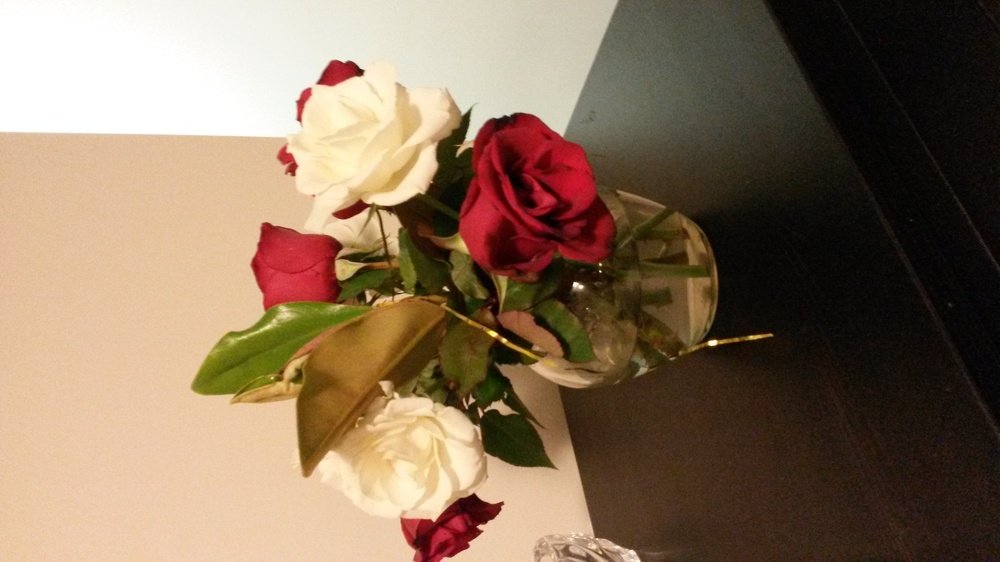
#> input picture images/20141226_222803.jpg, 1000 x 562 px, shrunk from 3264 x 1836 before the run
$ python display_rgb_sobel.py ../images/20141226_222803.jpg   (older library calls are emulated)
#> lines starting #> are read from the running program, lines starting #| are printed output that depends on the picture
#!/usr/bin/env python

from __future__ import print_function

import sys

import matplotlib.cm as cm
import matplotlib.figure as plotfig
import matplotlib.pyplot as plotter
import numpy as np

from scipy import misc as scipy_misc
from skimage.filter import sobel

IMG_FNAME = sys.argv[1]
img = scipy_misc.imread(IMG_FNAME)
#> img is the input picture: shape (562, 1000, 3); mean R, G, B 136.3, 113.9, 91.7

if img.dtype == np.uint8:
    mmm_fmt = "%d/%d/%d"
else:
    mmm_fmt = "%.1f/%.1f/%.1f"
info = "Image: shape=%s, dtype=%s, max/mean/min = " + mmm_fmt
print(info % (img.shape, img.dtype, img.max(), img.mean(), img.min()))
#| Image: shape=(562, 1000, 3), dtype=uint8, max/mean/min = 255/113/0


def add_subplot(fig, plot_shape, subplot_idx, img, subplot_title,
        do_plot_hist=False, cmap=None):
    (num_rows, num_cols) = plot_shape
    sub = fig.add_subplot(num_rows, num_cols, subplot_idx+1)
    if do_plot_hist:
        sub.hist(img.ravel(), bins=255, histtype='step', color='black')
        sub.set_xticklabels([])
        sub.set_yticklabels([])
    else:
        sub.axis("off")
        sub.imshow(img, cmap)

    sub.set_title(subplot_title,
            # For more info on the `fontdict` parameter, see:
            #  http://matplotlib.sourceforge.net/api/pyplot_api.html#matplotlib.pyplot.text
            fontdict=dict(size="small"))

    return sub

plot_title = "Show R, G, B channels"
# Remove all the wasted space around the plot.
subplot_params = plotfig.SubplotParams(
        left=0.02, bottom=0.02, right=0.98, top=0.96)
fig = plotter.figure(plot_title, frameon=False, subplotpars=subplot_params)

plot_shape = (2, 2)
add_subplot(fig, plot_shape, 0, img, "colour")

for i, chan_name in enumerate("RGB"):
    chan = sobel(img[...,i])
    add_subplot(fig, plot_shape, i+1, chan, chan_name)#, cmap=cm.Greys_r)
#> this loop made 3 passes
#> pass 1, `chan = sobel(img[...,i])`:
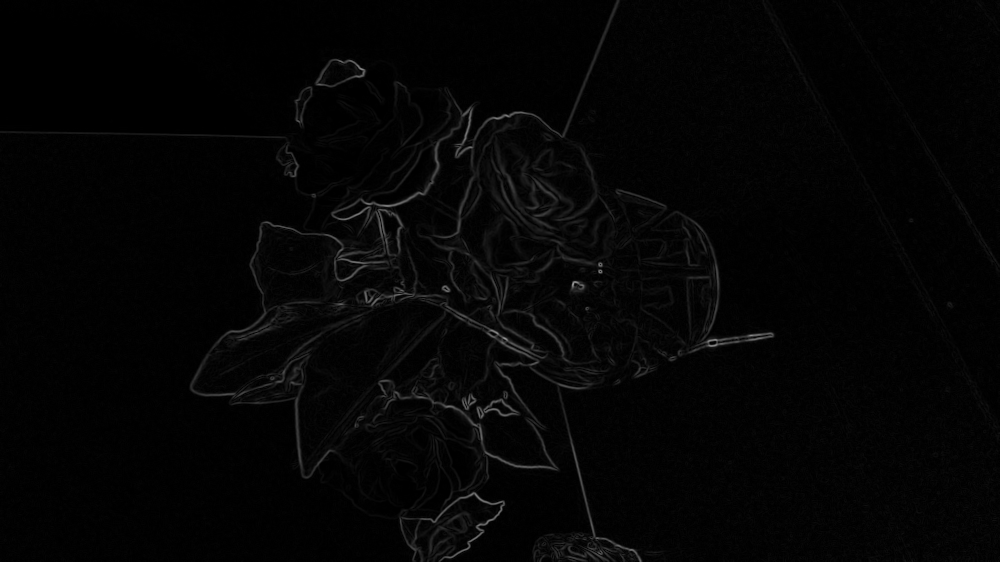
#> chan: shape (562, 1000) float64; min 0, max 0.594, mean 0.019

plotter.show()
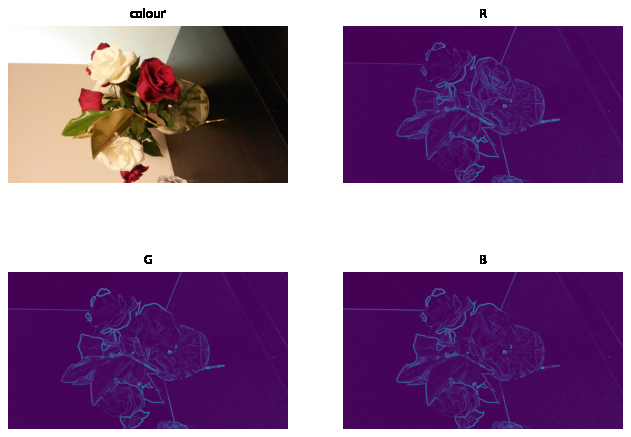
#> figure drawn by matplotlib, 4 panels

$ run again, on images/20150107_105449.jpg
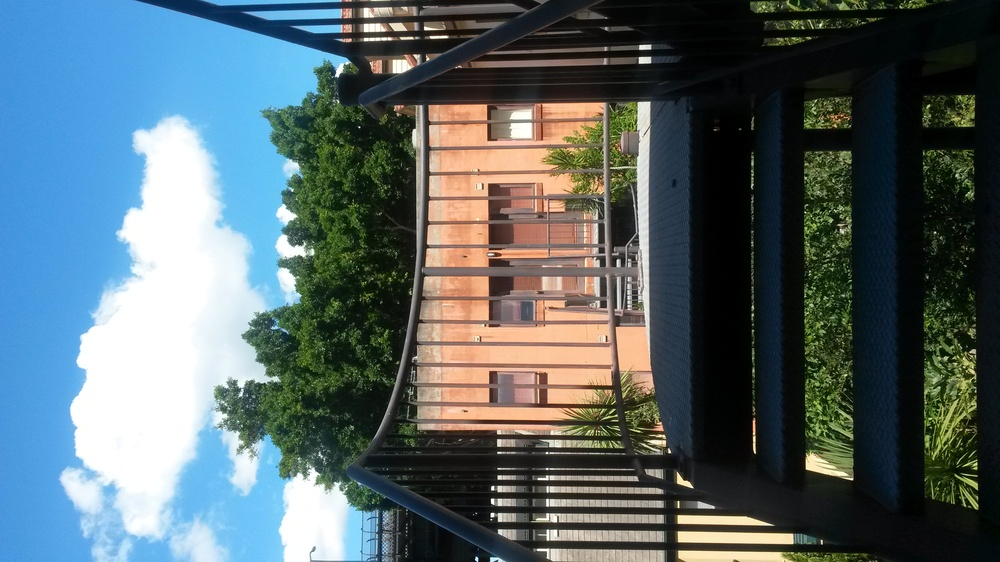
#> input picture images/20150107_105449.jpg, 1000 x 562 px, shrunk from 3264 x 1836 before the run
#> img is the input picture: shape (562, 1000, 3); mean R, G, B 86.5, 102.3, 105.9
#| Image: shape=(562, 1000, 3), dtype=uint8, max/mean/min = 255/98/0
#> the loop `for i, chan_name in enumerate("RGB"):` made 3 passes
#> pass 1, `chan = sobel(img[...,i])`:
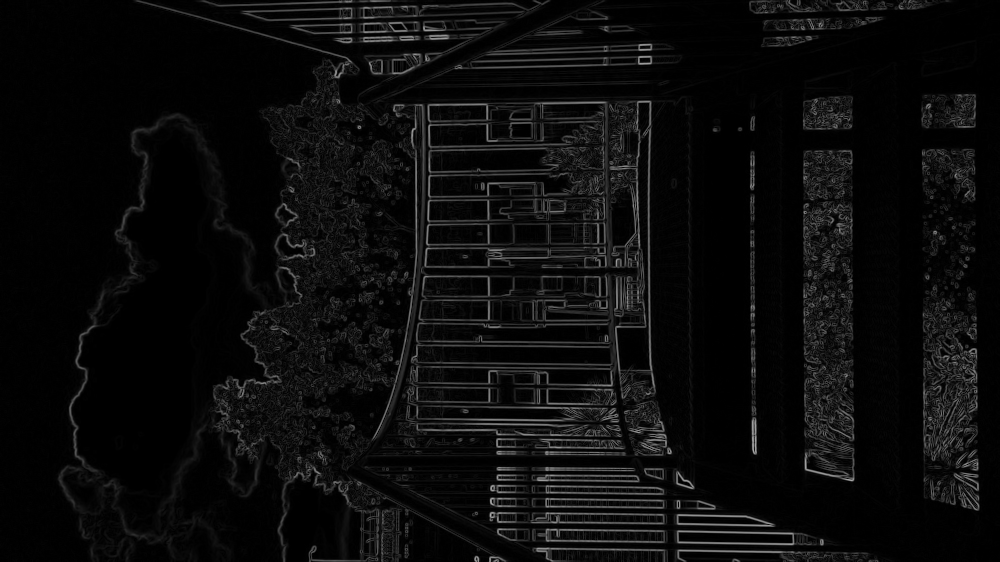
#> chan: shape (562, 1000) float64; min 0, max 0.679, mean 0.047
#> `plotter.show()`:
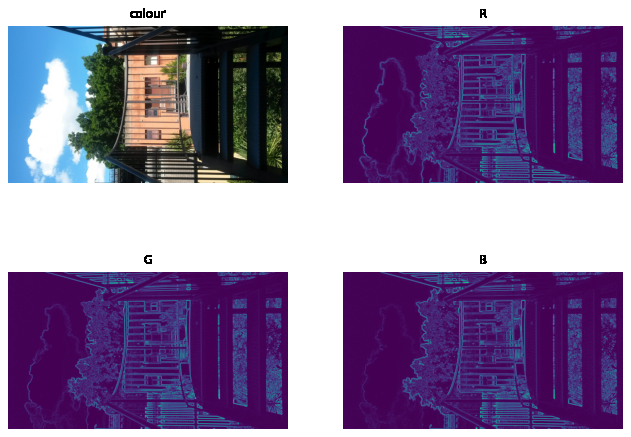
#> figure drawn by matplotlib, 4 panels

$ run again, on images/20150107_105504.jpg
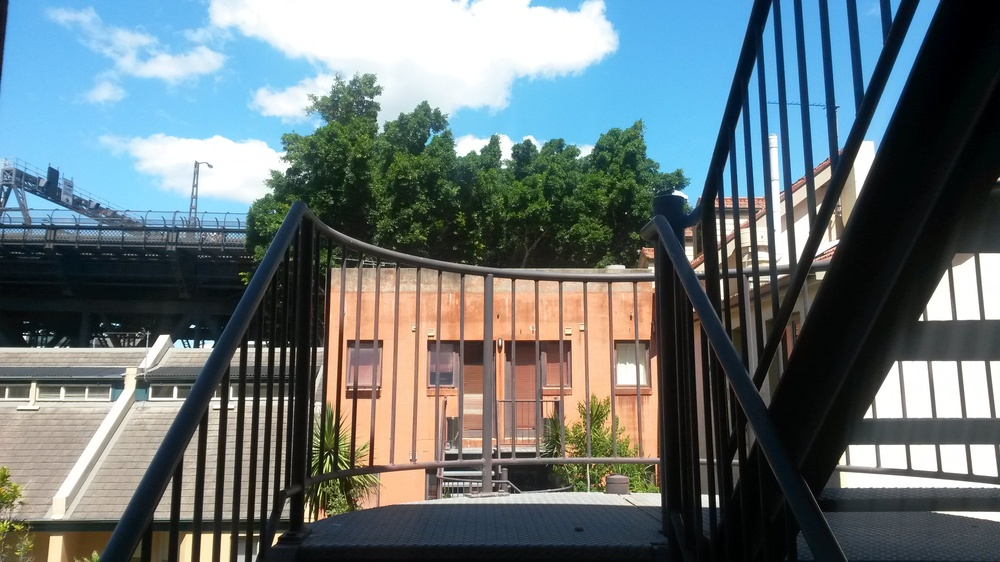
#> input picture images/20150107_105504.jpg, 1000 x 562 px, shrunk from 3264 x 1836 before the run
#> img is the input picture: shape (562, 1000, 3); mean R, G, B 104.1, 116.5, 119.2
#| Image: shape=(562, 1000, 3), dtype=uint8, max/mean/min = 255/113/0
#> the loop `for i, chan_name in enumerate("RGB"):` made 3 passes
#> pass 1, `chan = sobel(img[...,i])`:
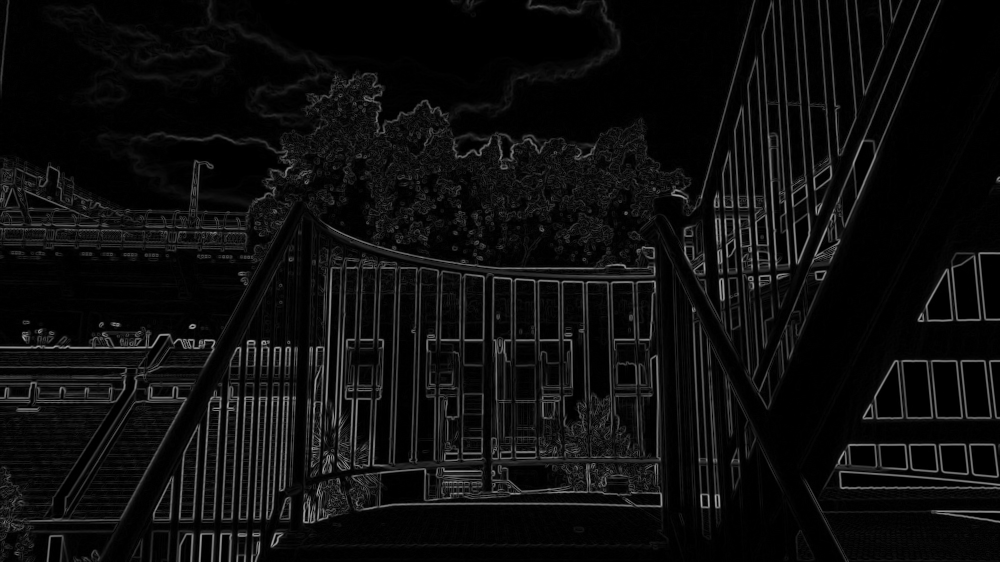
#> chan: shape (562, 1000) float64; min 0, max 0.674, mean 0.0533
#> `plotter.show()`:
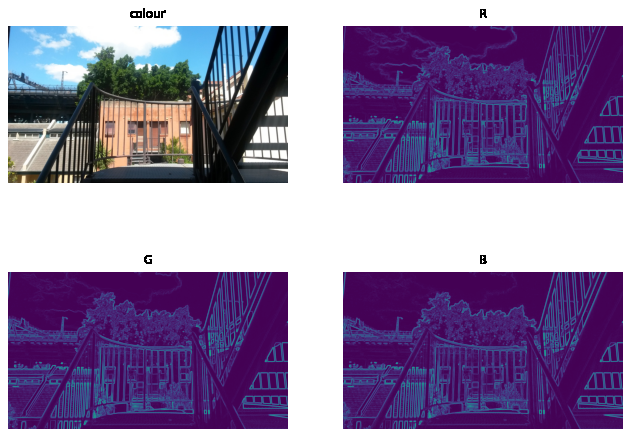
#> figure drawn by matplotlib, 4 panels

$ run again, on images/20150107_130708.jpg
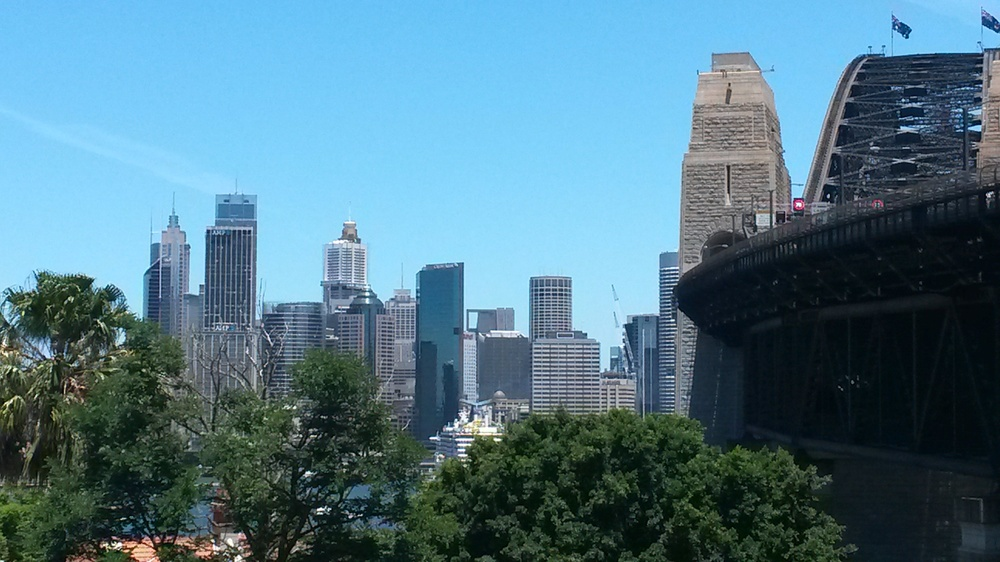
#> input picture images/20150107_130708.jpg, 1000 x 562 px, shrunk from 3264 x 1836 before the run
#> img is the input picture: shape (562, 1000, 3); mean R, G, B 81.5, 120.4, 136.7
#| Image: shape=(562, 1000, 3), dtype=uint8, max/mean/min = 255/112/0
#> the loop `for i, chan_name in enumerate("RGB"):` made 3 passes
#> pass 1, `chan = sobel(img[...,i])`:
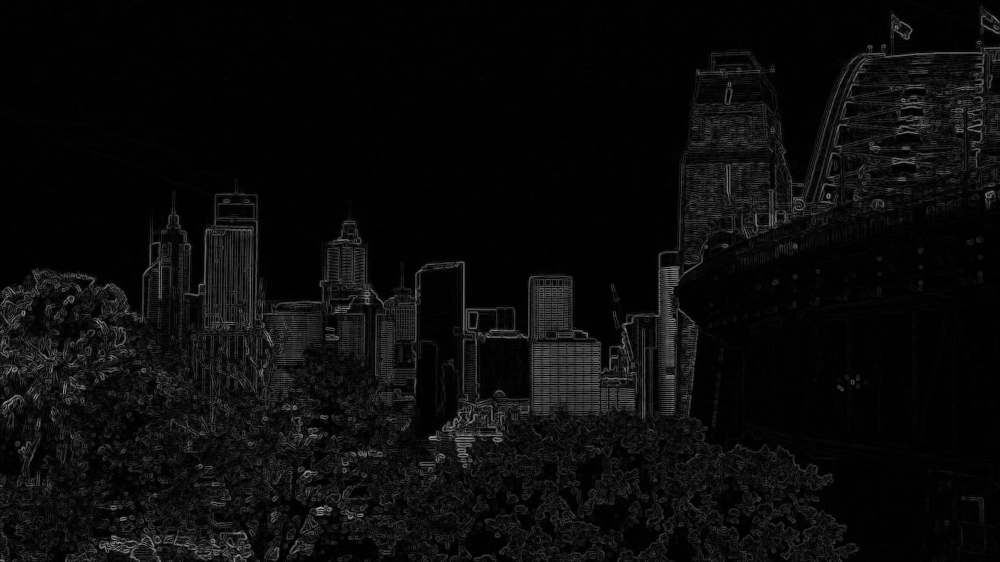
#> chan: shape (562, 1000) float64; min 0, max 0.66, mean 0.044
#> `plotter.show()`:
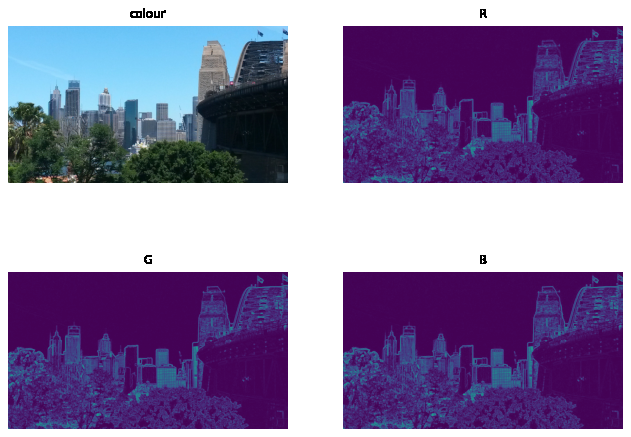
#> figure drawn by matplotlib, 4 panels
